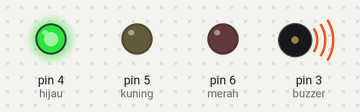
This sketch was run on a simulated Arduino Uno, built with avr-gcc and run on an emulated ATmega328P. Parts: output pins drawn as LEDs (lit = HIGH), buzzer (waves = sounding).

Above: at 0.5 s.
At 6.0 s:
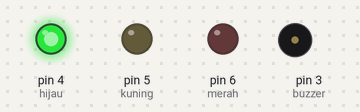
At 11.5 s:
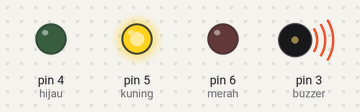
At 17.0 s:
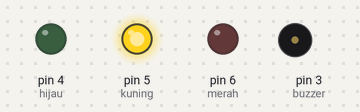
At 22.5 s:
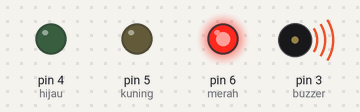
At 28.0 s:
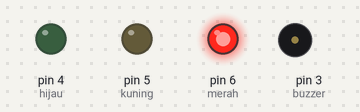
Timing chart, 0 to 42.9 s (numbered marks = the images above):
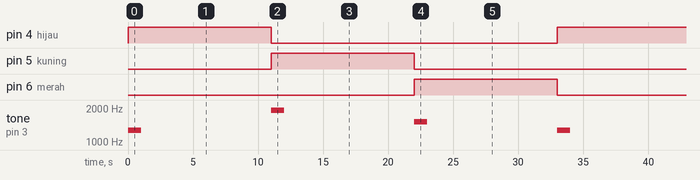

The sketch:

LED_Buzzer.ino
```cpp
int buzzer = 3;
int hijau = 4;
int kuning = 5;
int merah = 6;

void setup(){
	pinMode(buzzer, OUTPUT);
	pinMode(hijau, OUTPUT);
	pinMode(kuning, OUTPUT);
	pinMode(merah, OUTPUT);
}

void loop(){
digitalWrite(hijau,HIGH);
digitalWrite(kuning,LOW);
digitalWrite(merah,LOW);
tone1();
delay(1000);
silent();
delay(10000);

digitalWrite(hijau,LOW);
digitalWrite(kuning,HIGH);
digitalWrite(merah,LOW);
tone2();
delay(1000);
silent();
delay(10000);

digitalWrite(hijau,LOW);
digitalWrite(kuning,LOW);
digitalWrite(merah,HIGH);
tone3();
delay(1000);
silent();
delay(10000);
}

void tone1(){
	tone(buzzer, 1275);
}

void tone2(){
	tone(buzzer, 1915);
}

void tone3(){
	tone(buzzer, 1515);
}

void silent(){
	noTone(buzzer);
}
```

Measured:
- by itself, pin 4 (hijau), pin 5 (kuning), pin 6 (merah): alternates HIGH for 11.0 s and LOW for 22.0 s
- by itself, tone on pin 3 (buzzer): repeats every 33.0 s: silent 10.0 s, 1915 Hz 1.0 s, silent 10.0 s, 1515 Hz 1.0 s, silent 10.0 s, 1275 Hz 1.0 s
